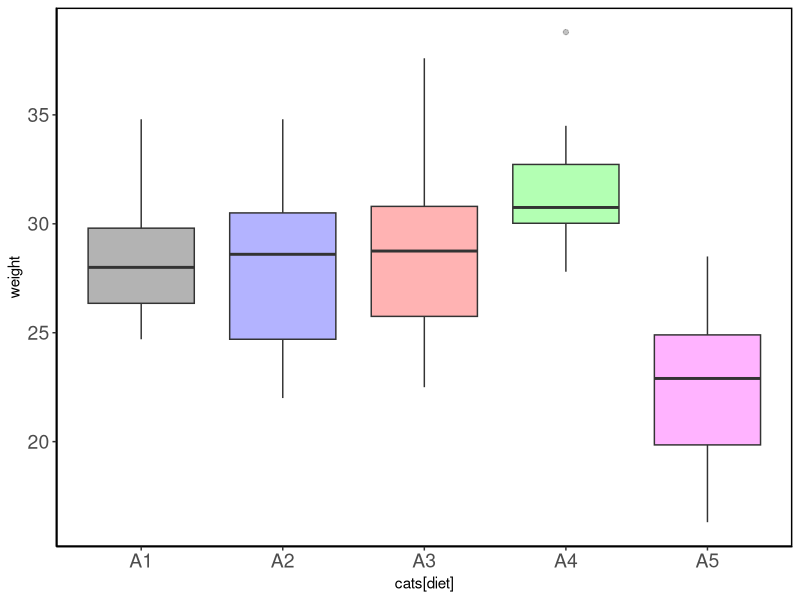
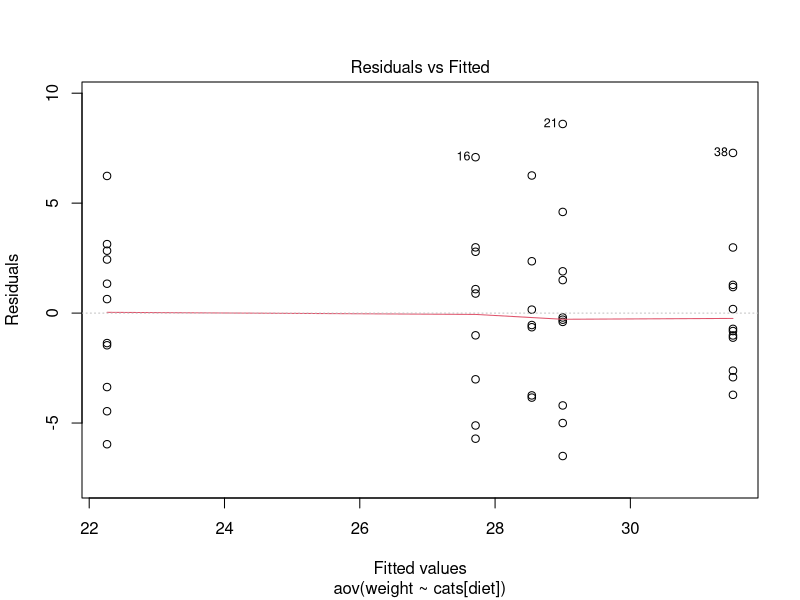
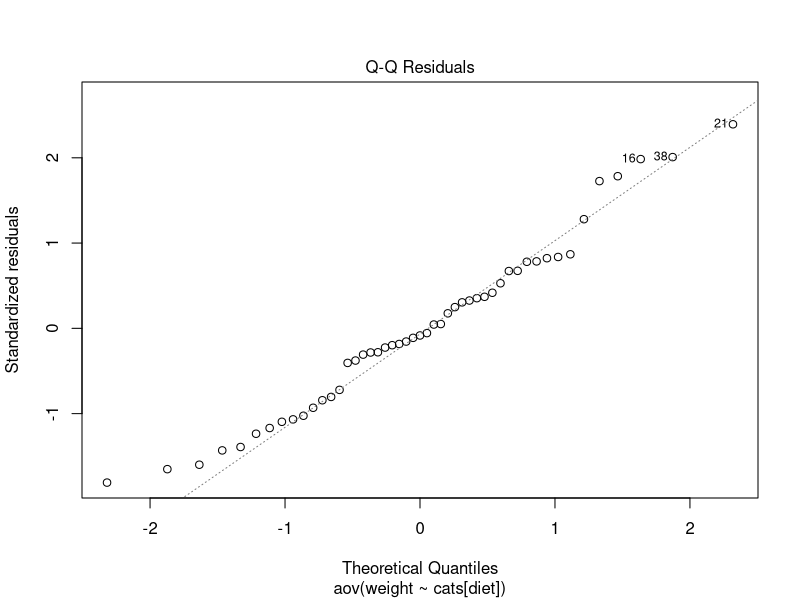

The R source for these figures, in order:
setwd(dirname(rstudioapi::getSourceEditorContext()$path))  #(put data in the same folder)
rm(list = ls()) #clear all other data
graphics.off()  #close existing graphics
library(ggplot2) #load library ggplot2

df <- read.table("data.txt",header=TRUE) #read data
cols <- c("black", "blue", "red", "green", "magenta") #colors
cats <- c("A1", "A2", "A3", "A4", "A5") #names of categories

p1 <- ggplot(df, aes(group=diet, x= cats[diet], y=weight)) +
  geom_boxplot(fill = cols, alpha = 0.3) +
  theme_classic()+
  theme(axis.text.x = element_text(size = 14), 
        axis.text.y = element_text(size = 14), 
        panel.border = element_rect(colour = "black", fill=NA, size=1), 
        legend.position = "none")

p1 #boxplot
res.aov <- aov(weight ~ cats[diet], data = df) #anova
summary(res.aov) #display anova outcome
TukeyHSD(res.aov) #perform Tukey test
plot(res.aov, 1) #residuals vs fitted
plot(res.aov, 2) #qq plot
